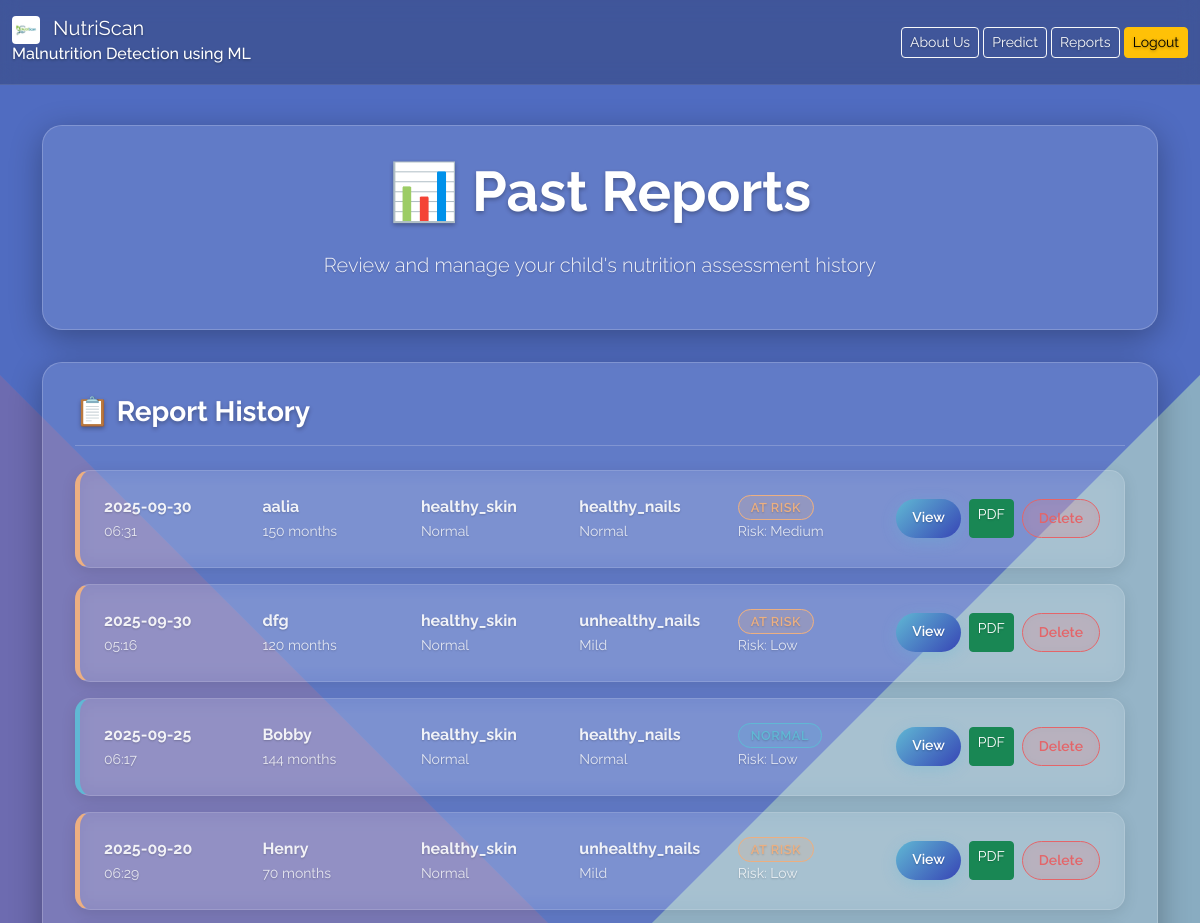
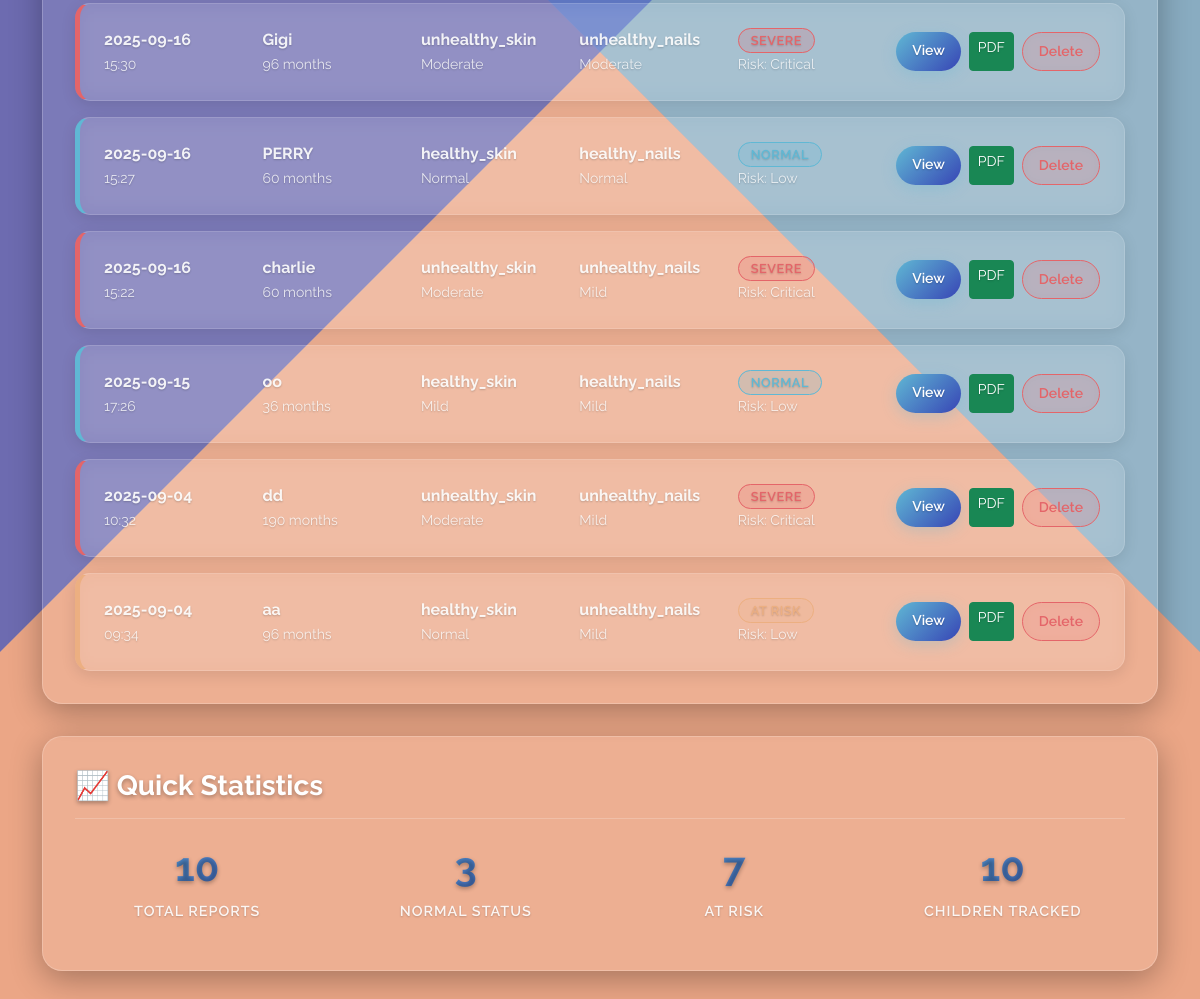
/reports/ (signed in), run on the app's committed database (2 pictures, top to bottom).
### app/models/report.py (models this page shows)
class Report(db.Model):
    __tablename__ = "reports"
    id = db.Column(db.Integer, primary_key=True)
    patient_id = db.Column(db.Integer, db.ForeignKey("patients.id"), nullable=False)
    created_at = db.Column(db.DateTime, default=datetime.utcnow, nullable=False)
    skin_pred = db.Column(db.String(50))
    nail_pred = db.Column(db.String(50))
    nutrition_status = db.Column(db.String(50))  # Normal, At Risk, Moderate, Severe
    notes = db.Column(db.Text)
    skin_image_path = db.Column(db.String(255))
    nail_image_path = db.Column(db.String(255))
    skin_severity = db.Column(db.String(20))  # Mild, Moderate, Severe
    nail_severity = db.Column(db.String(20))  # Mild, Moderate, Severe
    skin_confidence = db.Column(db.Float)  # 0.0 to 1.0
    nail_confidence = db.Column(db.Float)  # 0.0 to 1.0
    bmi_percentile = db.Column(db.Float)  # WHO percentile (0-100)
    bmi_z_score = db.Column(db.Float)  # WHO z-score
    bmi_category = db.Column(db.String(20))  # Underweight, Normal, Overweight, Obese
    malnutrition_risk_score = db.Column(db.Integer)  # 0-100
    risk_level = db.Column(db.String(20))  # Low, Medium, High, Critical
    dietary_recommendations = db.Column(db.Text)
    lifestyle_recommendations = db.Column(db.Text)
    hydration_tips = db.Column(db.Text)
    professional_consultation = db.Column(db.Boolean, default=False)

### app/models/patient.py (models this page shows, shortened)
class Patient(db.Model):
    __tablename__ = "patients"
    id = db.Column(db.Integer, primary_key=True)
    user_id = db.Column(db.Integer, db.ForeignKey("users.id"), nullable=False)
    child_name = db.Column(db.String(120), nullable=False)
    age_months = db.Column(db.Integer, nullable=False)
    gender = db.Column(db.String(10), nullable=False)
    height_cm = db.Column(db.Float, nullable=False)
    weight_kg = db.Column(db.Float, nullable=False)
    reports = db.relationship("Report", backref="patient", lazy=True)

### app/reports/routes.py (the view)
@reports_bp.route("/")
@login_required
def list_reports():
    patient_ids = [p.id for p in Patient.query.filter_by(user_id=current_user.id).all()]
    reports = Report.query.filter(Report.patient_id.in_(patient_ids)).order_by(Report.created_at.desc()).all()
    return render_template("reports/list.html", reports=reports)

### app/models/user.py (called while the page is built)
@login_manager.user_loader
def load_user(user_id: str) -> User | None:
    return db.session.get(User, int(user_id))

### app/templates/reports/list.html (shortened to what this page needs)
{% extends 'layouts/base.html' %}
{% block content %}
<div class="dashboard-container">
</div>
<div class="page-container">
    <div class="content-fade-in">
        <div class="glass-card text-center">
            <h1 class="display-4 mb-4">📊 Past Reports</h1>
            <p class="lead">Review and manage your child's nutrition assessment history</p>
        </div>
        <div class="glass-card">
            <h3 class="reports-header">📋 Report History</h3>
            <div class="reports-list">
                {% for r in reports %}
                    <div class="report-card status-{{ r.nutrition_status|lower|replace(' ', '-') }}">
                        <div class="report-data" data-label="Date">
                            <strong>{{ r.created_at.strftime('%Y-%m-%d') }}</strong>
                            <br><small class="text-muted">{{ r.created_at.strftime('%H:%M') }}</small>
                        </div>
                        <div class="report-data" data-label="Patient">
                            <strong>{{ r.patient.child_name }}</strong>
                            <br><small class="text-muted">{{ r.patient.age_months }} months</small>
                        </div>
                        <div class="report-data" data-label="Skin Analysis">
                            <strong>{{ r.skin_pred }}</strong>
                            {% if r.skin_severity %}
                                <br><small class="text-muted">{{ r.skin_severity }}</small>
                            {% endif %}
                        </div>
                        <div class="report-data" data-label="Nail Analysis">
                            <strong>{{ r.nail_pred }}</strong>
                            {% if r.nail_severity %}
                                <br><small class="text-muted">{{ r.nail_severity }}</small>
                            {% endif %}
                        </div>
                        <div class="report-data" data-label="Nutrition Status">
                            <strong class="status-badge status-{{ r.nutrition_status|lower|replace(' ', '-') }}">
                                {{ r.nutrition_status }}
                            </strong>
                            {% if r.risk_level %}
                                <br><small class="text-muted">Risk: {{ r.risk_level }}</small>
                            {% endif %}
                        </div>
                        <div class="report-actions">
                            <a class="btn btn-sm btn-theme-view" href="{{ url_for('predict.result', report_id=r.id) }}">
                                 View
                            </a>
                            <a class="btn btn-sm btn-success" href="{{ url_for('predict.export_pdf', report_id=r.id) }}" title="Export as PDF">
                                 PDF
                            </a>
                            <form method="post" action="{{ url_for('reports.delete_report', report_id=r.id) }}" onsubmit="return confirm('Delete this report?');" style="display: inline;">
                                <button type="submit" class="btn btn-sm btn-theme-delete">
                                     Delete
                                </button>
                            </form>
                        </div>
                    </div>
                {% endfor %}
            </div>
        </div>
        {% if reports %}
        <div class="glass-card">
            <h3 class="reports-header">📈 Quick Statistics</h3>
            <div class="row">
                <div class="col-md-3">
                    <div class="text-center">
                        <h4 class="stat-number">{{ reports|length }}</h4>
                        <p class="stat-label">Total Reports</p>
                    </div>
                </div>
                <div class="col-md-3">
                    <div class="text-center">
                        <h4 class="stat-number">{{ reports|selectattr('nutrition_status', 'equalto', 'Normal')|list|length }}</h4>
                        <p class="stat-label">Normal Status</p>
                    </div>
                </div>
                <div class="col-md-3">
                    <div class="text-center">
                        <h4 class="stat-number">{{ reports|selectattr('nutrition_status', 'in', ['At Risk', 'Moderate', 'Severe'])|list|length }}</h4>
                        <p class="stat-label">At Risk</p>
                    </div>
                </div>
                <div class="col-md-3">
                    <div class="text-center">
                        <h4 class="stat-number">{{ reports|map(attribute='patient')|map(attribute='child_name')|unique|list|length }}</h4>
                        <p class="stat-label">Children Tracked</p>
                    </div>
                </div>
            </div>
        </div>
        {% endif %}
    </div>
</div>
{% endblock %}

### app/templates/layouts/base.html (shortened to what this page needs)
<!doctype html>
<html lang="en">
<head>
  <link href="https://cdn.jsdelivr.net/npm/bootstrap@5.3.3/dist/css/bootstrap.min.css" rel="stylesheet">
</head>
<body>
  <nav class="navbar navbar-expand-lg navbar-dark">
    <div class="container-fluid">
      <a class="navbar-brand" href="{{ url_for('dashboard.index') }}">
        <img class="logo" src="{{ url_for('static', filename='img/logo.jpeg') }}" alt="NutriScan Logo">
        NutriScan
        <h6>Malnutrition Detection using ML</h6>
      </a>
      <div>
        <a class="btn btn-outline-light btn-sm" href="{{ url_for('about.index') }}">About Us</a>
        {% if current_user.is_authenticated %}
          <a class="btn btn-outline-light btn-sm" href="/predict/">Predict</a>
          <a class="btn btn-outline-light btn-sm" href="/reports/">Reports</a>
          <a class="btn btn-warning btn-sm" href="{{ url_for('auth.logout') }}">Logout</a>
        {% else %}
          <a class="btn btn-outline-light btn-sm" href="{{ url_for('auth.login') }}">Login</a>
        {% endif %}
      </div>
    </div>
  </nav>
  <main class="container py-4">
    {% block content %}{% endblock %}
  </main>
</body>
</html>

### app/templates/layouts/base.html (style rules this page uses)
.navbar { position: relative; z-index: 30; background: rgba(0, 0, 0, 0.2); backdrop-filter: blur(10px); -webkit-backdrop-filter: blur(10px); border-bottom: 1px solid rgba(255, 255, 255, 0.1); }
.navbar .navbar-brand, .navbar .btn { text-shadow: 0 1px 3px rgba(0,0,0,0.4); }
.navbar-brand img.logo { height: 28px; width: auto; margin-right: 8px; vertical-align: middle; border-radius: 4px; }

### app/templates/reports/list.html (style rules this page uses)
*, *:before, *:after { box-sizing: border-box; }
body { min-height: 100vh; font-family: 'Raleway', sans-serif; background-color: #f0f0f0; }
.dashboard-container { position: fixed; top: 0; left: 0; width: 100%; height: 100%; overflow: hidden; z-index: -1; }
.glass-card { background: rgba(255, 255, 255, 0.1); backdrop-filter: blur(15px); -webkit-backdrop-filter: blur(15px); border-radius: 20px; padding: 2rem; border: 1px solid rgba(255, 255, 255, 0.2); box-shadow: 0 8px 32px 0 rgba(0, 0, 0, 0.3); margin-bottom: 2rem; transition: all 0.3s ease; position: relative; z-index: 10; }
.glass-card h1, .glass-card h2, .glass-card h3, .glass-card h4, .glass-card h5 { color: #ffffff; text-shadow: 0 2px 4px rgba(0, 0, 0, 0.3); font-weight: 700; }
.glass-card .text-muted { color: rgba(255, 255, 255, 0.8) !important; text-shadow: 0 1px 2px rgba(0, 0, 0, 0.2); }
.glass-card p { color: rgba(255, 255, 255, 0.9); text-shadow: 0 1px 2px rgba(0, 0, 0, 0.2); line-height: 1.6; }
.reports-header { color: #ffffff; text-shadow: 0 2px 4px rgba(0, 0, 0, 0.3); margin-bottom: 1.5rem; padding-bottom: 1rem; border-bottom: 1px solid rgba(255, 255, 255, 0.2); font-weight: 700; }
.reports-list { display: flex; flex-direction: column; gap: 1rem; }
.report-card { display: grid; grid-template-columns: 1fr 1fr 1fr 1fr 1fr auto; align-items: center; gap: 1rem; padding: 1.5rem; background: rgba(255, 255, 255, 0.08); backdrop-filter: blur(10px); -webkit-backdrop-filter: blur(10px); border: 1px solid rgba(255, 255, 255, 0.15); border-left-width: 5px; border-radius: 15px; box-shadow: 0 4px 15px rgba(0, 0, 0, 0.1); transition: all 0.3s ease; color: rgba(255, 255, 255, 0.9); text-shadow: 0 1px 2px rgba(0, 0, 0, 0.2); }
.report-card.status-severe { border-left-color: #e46569; }
.report-card.status-at-risk { border-left-color: #ecaf81; }
.report-card.status-normal { border-left-color: #60b8d4; }
.report-actions { display: flex; gap: 0.5rem; justify-content: flex-end; }
.btn-theme-view { background: linear-gradient(135deg, #60b8d4, #3745b5); border: none; color: #fff; font-weight: 600; padding: 0.5rem 1rem; border-radius: 20px; transition: all 0.3s ease; box-shadow: 0 4px 15px rgba(96, 184, 212, 0.3); text-shadow: 0 1px 2px rgba(0, 0, 0, 0.2); }
.btn-theme-delete { background: rgba(228, 101, 105, 0.2); border: 1px solid #e46569; color: #e46569; font-weight: 600; padding: 0.5rem 1rem; border-radius: 20px; transition: all 0.3s ease; backdrop-filter: blur(10px); }
.status-badge { padding: 0.25rem 0.75rem; border-radius: 15px; font-size: 0.8rem; font-weight: 600; text-transform: uppercase; letter-spacing: 0.5px; }
.status-badge.status-normal { background: rgba(96, 184, 212, 0.2); color: #60b8d4; border: 1px solid #60b8d4; }
.status-badge.status-at-risk { background: rgba(236, 175, 129, 0.2); color: #ecaf81; border: 1px solid #ecaf81; }
.status-badge.status-severe { background: rgba(228, 101, 105, 0.2); color: #e46569; border: 1px solid #e46569; }
.stat-number { font-size: 2.5rem; font-weight: 800; background: linear-gradient(135deg, #60b8d4, #3745b5); -webkit-background-clip: text; -webkit-text-fill-color: transparent; background-clip: text; display: block; text-shadow: 0 2px 4px rgba(0, 0, 0, 0.1); }
.stat-label { color: rgba(255, 255, 255, 0.8); font-size: 0.9rem; text-transform: uppercase; letter-spacing: 1px; font-weight: 600; text-shadow: 0 1px 2px rgba(0, 0, 0, 0.2); }
.page-container { position: relative; z-index: 10; margin-top: 1rem; min-height: 100vh; }
.content-fade-in { opacity: 0; animation: content-fade-in 0.8s ease-in 0.4s forwards; }

### data on the page
Report: created_at "2025-09-30", created_at "06:31", patient.child_name "aalia", patient.age_months "150", skin_pred "healthy_skin", skin_severity "Normal", nail_pred "healthy_nails", nail_severity "Normal", nutrition_status "AT RISK", risk_level "Medium"
Report: created_at "2025-09-30", created_at "05:16", patient.child_name "dfg", patient.age_months "120", skin_pred "healthy_skin", skin_severity "Normal", nail_pred "unhealthy_nails", nail_severity "Mild", nutrition_status "AT RISK", risk_level "Low"
Report: created_at "2025-09-25", created_at "06:17", patient.child_name "Bobby", patient.age_months "144", skin_pred "healthy_skin", skin_severity "Normal", nail_pred "healthy_nails", nail_severity "Normal", nutrition_status "NORMAL", risk_level "Low"
Report: created_at "2025-09-20", created_at "06:29", patient.child_name "Henry", patient.age_months "70", skin_pred "healthy_skin", skin_severity "Normal", nail_pred "unhealthy_nails", nail_severity "Mild", nutrition_status "AT RISK", risk_level "Low"
Report: created_at "2025-09-16", created_at "15:30", patient.child_name "Gigi", patient.age_months "96", skin_pred "unhealthy_skin", skin_severity "Moderate", nail_pred "unhealthy_nails", nail_severity "Moderate", nutrition_status "SEVERE", risk_level "Critical"
Report: created_at "2025-09-16", created_at "15:27", patient.child_name "PERRY", patient.age_months "60", skin_pred "healthy_skin", skin_severity "Normal", nail_pred "healthy_nails", nail_severity "Normal", nutrition_status "NORMAL", risk_level "Low"
Report: created_at "2025-09-16", created_at "15:22", patient.child_name "charlie", patient.age_months "60", skin_pred "unhealthy_skin", skin_severity "Moderate", nail_pred "unhealthy_nails", nail_severity "Mild", nutrition_status "SEVERE", risk_level "Critical"
Report: created_at "2025-09-15", created_at "17:26", patient.child_name "oo", patient.age_months "36", skin_pred "healthy_skin", skin_severity "Mild", nail_pred "healthy_nails", nail_severity "Mild", nutrition_status "NORMAL", risk_level "Low"
Report: created_at "2025-09-04", created_at "10:32", patient.child_name "dd", patient.age_months "190", skin_pred "unhealthy_skin", skin_severity "Moderate", nail_pred "unhealthy_nails", nail_severity "Mild", nutrition_status "SEVERE", risk_level "Critical"
Report: created_at "2025-09-04", created_at "09:34", patient.child_name "aa", patient.age_months "96", skin_pred "healthy_skin", skin_severity "Normal", nail_pred "unhealthy_nails", nail_severity "Mild", nutrition_status "AT RISK", risk_level "Low"

### other printed values
{{ reports|length }} "10"
